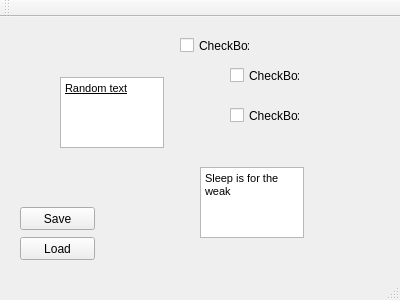
<?xml version="1.0" encoding="UTF-8"?>
<ui version="4.0">
 <class>MainWindow</class>
 <widget class="QMainWindow" name="MainWindow">
  <property name="geometry">
   <rect>
    <x>0</x>
    <y>0</y>
    <width>400</width>
    <height>300</height>
   </rect>
  </property>
  <property name="windowTitle">
   <string>MainWindow</string>
  </property>
  <widget class="QWidget" name="centralWidget">
   <widget class="QCheckBox" name="swagbox">
    <property name="geometry">
     <rect>
      <x>230</x>
      <y>50</y>
      <width>70</width>
      <height>17</height>
     </rect>
    </property>
    <property name="text">
     <string>CheckBox</string>
    </property>
   </widget>
   <widget class="QCheckBox" name="swagboxII">
    <property name="geometry">
     <rect>
      <x>230</x>
      <y>90</y>
      <width>70</width>
      <height>17</height>
     </rect>
    </property>
    <property name="text">
     <string>CheckBox</string>
    </property>
   </widget>
   <widget class="QTextEdit" name="textEdit">
    <property name="geometry">
     <rect>
      <x>60</x>
      <y>60</y>
      <width>104</width>
      <height>71</height>
     </rect>
    </property>
    <property name="html">
     <string>&lt;!DOCTYPE HTML PUBLIC &quot;-//W3C//DTD HTML 4.0//EN&quot; &quot;http://www.w3.org/TR/REC-html40/strict.dtd&quot;&gt;
&lt;html&gt;&lt;head&gt;&lt;meta name=&quot;qrichtext&quot; content=&quot;1&quot; /&gt;&lt;style type=&quot;text/css&quot;&gt;
p, li { white-space: pre-wrap; }
&lt;/style&gt;&lt;/head&gt;&lt;body style=&quot; font-family:'MS Shell Dlg 2'; font-size:8.25pt; font-weight:400; font-style:normal;&quot;&gt;
&lt;p style=&quot; margin-top:0px; margin-bottom:0px; margin-left:0px; margin-right:0px; -qt-block-indent:0; text-indent:0px;&quot;&gt;&lt;span style=&quot; text-decoration: underline;&quot;&gt;Random text&lt;/span&gt;&lt;/p&gt;
&lt;p style=&quot;-qt-paragraph-type:empty; margin-top:0px; margin-bottom:0px; margin-left:0px; margin-right:0px; -qt-block-indent:0; text-indent:0px;&quot;&gt;&lt;br /&gt;&lt;/p&gt;
&lt;p style=&quot;-qt-paragraph-type:empty; margin-top:0px; margin-bottom:0px; margin-left:0px; margin-right:0px; -qt-block-indent:0; text-indent:0px;&quot;&gt;&lt;br /&gt;&lt;/p&gt;&lt;/body&gt;&lt;/html&gt;</string>
    </property>
   </widget>
   <widget class="QTextEdit" name="textEdit_2">
    <property name="geometry">
     <rect>
      <x>200</x>
      <y>150</y>
      <width>104</width>
      <height>71</height>
     </rect>
    </property>
    <property name="html">
     <string>&lt;!DOCTYPE HTML PUBLIC &quot;-//W3C//DTD HTML 4.0//EN&quot; &quot;http://www.w3.org/TR/REC-html40/strict.dtd&quot;&gt;
&lt;html&gt;&lt;head&gt;&lt;meta name=&quot;qrichtext&quot; content=&quot;1&quot; /&gt;&lt;style type=&quot;text/css&quot;&gt;
p, li { white-space: pre-wrap; }
&lt;/style&gt;&lt;/head&gt;&lt;body style=&quot; font-family:'MS Shell Dlg 2'; font-size:8.25pt; font-weight:400; font-style:normal;&quot;&gt;
&lt;p style=&quot; margin-top:0px; margin-bottom:0px; margin-left:0px; margin-right:0px; -qt-block-indent:0; text-indent:0px;&quot;&gt;Sleep is for the weak&lt;/p&gt;&lt;/body&gt;&lt;/html&gt;</string>
    </property>
   </widget>
   <widget class="QPushButton" name="pushButton">
    <property name="geometry">
     <rect>
      <x>20</x>
      <y>190</y>
      <width>75</width>
      <height>23</height>
     </rect>
    </property>
    <property name="text">
     <string>Save</string>
    </property>
   </widget>
   <widget class="QPushButton" name="pushButton_2">
    <property name="geometry">
     <rect>
      <x>20</x>
      <y>220</y>
      <width>75</width>
      <height>23</height>
     </rect>
    </property>
    <property name="text">
     <string>Load</string>
    </property>
   </widget>
   <widget class="QCheckBox" name="checkBoxsdf">
    <property name="geometry">
     <rect>
      <x>180</x>
      <y>20</y>
      <width>70</width>
      <height>17</height>
     </rect>
    </property>
    <property name="text">
     <string>CheckBox</string>
    </property>
   </widget>
  </widget>
  <widget class="QMenuBar" name="menuBar">
   <property name="geometry">
    <rect>
     <x>0</x>
     <y>0</y>
     <width>400</width>
     <height>21</height>
    </rect>
   </property>
  </widget>
  <widget class="QToolBar" name="mainToolBar">
   <attribute name="toolBarArea">
    <enum>TopToolBarArea</enum>
   </attribute>
   <attribute name="toolBarBreak">
    <bool>false</bool>
   </attribute>
  </widget>
  <widget class="QStatusBar" name="statusBar"/>
 </widget>
 <layoutdefault spacing="6" margin="11"/>
 <resources/>
 <connections/>
</ui>
